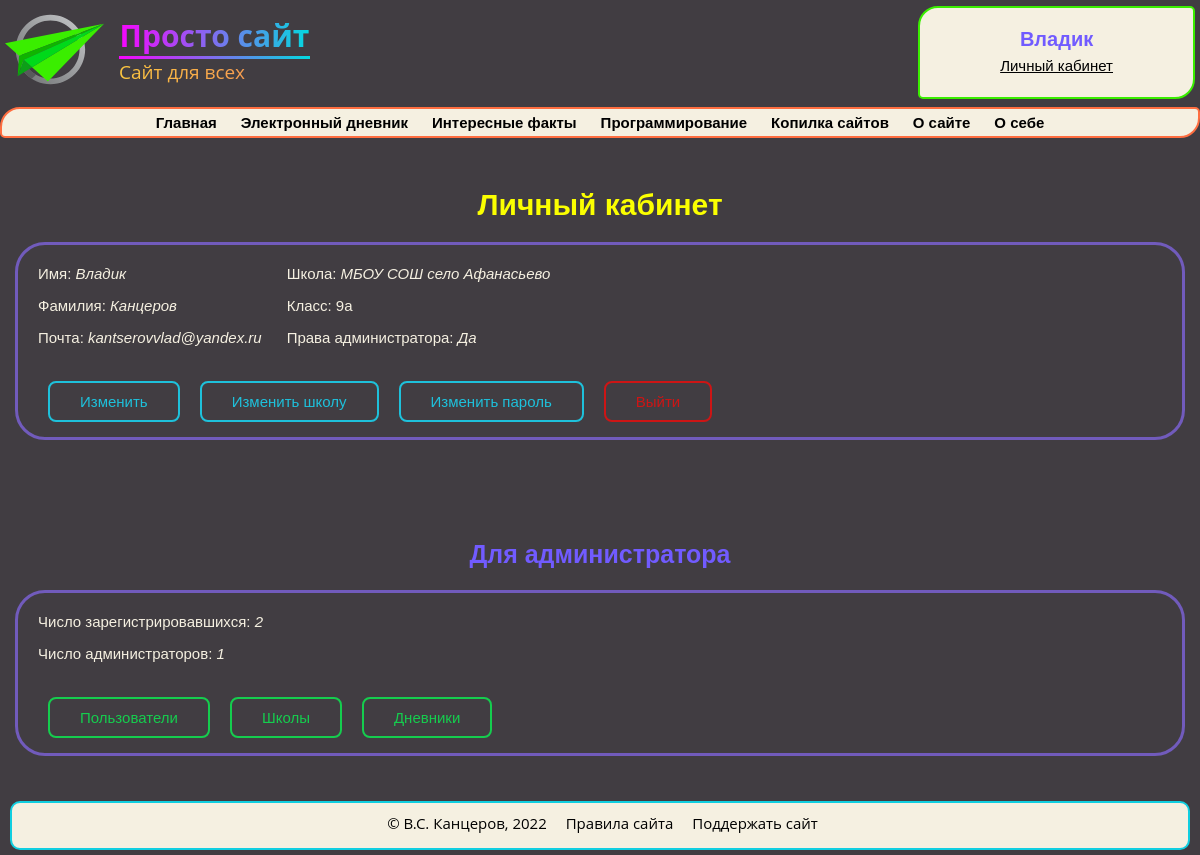
/personal (signed in), run on the app's committed database.
### data/users.py (models this page shows, shortened)
class User(SqlAlchemyBase, UserMixin):
    __tablename__ = 'users'
    id = sqlalchemy.Column(sqlalchemy.Integer, primary_key=True, autoincrement=True)
    name = sqlalchemy.Column(sqlalchemy.String, nullable=False)
    surname = sqlalchemy.Column(sqlalchemy.String, nullable=True)
    class_n_id = sqlalchemy.Column(sqlalchemy.Integer, sqlalchemy.ForeignKey("class_n.id"), nullable=True)
    school_id = sqlalchemy.Column(sqlalchemy.Integer, sqlalchemy.ForeignKey("schools.id"), nullable=True)
    email = sqlalchemy.Column(sqlalchemy.String,
                              index=True, unique=True, nullable=False)
    admin = sqlalchemy.Column(sqlalchemy.Boolean, default=False)
    hashed_password = sqlalchemy.Column(sqlalchemy.String, nullable=False)

### data/schools.py (models this page shows)
class School(SqlAlchemyBase, UserMixin):
    __tablename__ = 'schools'
    id = sqlalchemy.Column(sqlalchemy.Integer, primary_key=True, autoincrement=True)
    name = sqlalchemy.Column(sqlalchemy.String, nullable=False)

### data/class_n.py (models this page shows)
class Classes(SqlAlchemyBase, UserMixin):
    __tablename__ = 'class_n'
    id = sqlalchemy.Column(sqlalchemy.Integer, primary_key=True, autoincrement=True)
    name = sqlalchemy.Column(sqlalchemy.String, nullable=False)
    school_id = sqlalchemy.Column(sqlalchemy.Integer, sqlalchemy.ForeignKey("schools.id"))

### main.py (the view)
@app.route('/personal')
def personal_account():
    if current_user.is_authenticated:
        db_sess = db_session.create_session()
        school = db_sess.query(School).filter(current_user.school_id == School.id).first()
        class_n = db_sess.query(Classes).filter(current_user.class_n_id == Classes.id).first()
        if school is not None:
            school = school.name
        if class_n is not None:
            class_n = class_n.name
        if current_user.admin:
            info = list()
            info.append(('Число зарегистрировавшихся', len(db_sess.query(User).all())))
            info.append(('Число администраторов', len(db_sess.query(User).filter(User.admin).all())))
            return render_template('personal.html', school=school, class_n=class_n, info=info)
        return render_template('personal.html', school=school, class_n=class_n)
    return redirect('/login')

### data/db_session.py (called while the page is built)
def create_session() -> Session:
    global __factory
    return __factory()

### main.py (called while the page is built)
@login_manager.user_loader
def load_user(user_id):
    db_sess = db_session.create_session()
    return db_sess.query(User).get(user_id)

### templates/personal.html (shortened to what this page needs)
{% extends 'base.html' %}
{% block body %}
<h1>Личный кабинет</h1>
<div class="personal">
    <div class="div-flex">
        <div class="block-info">
            <p>Имя: <i>{{ current_user.name }}</i></p>
            <p>Фамилия: <i>{{ current_user.surname }}</i></p>
            <p>Почта: <i>{{ current_user.email }}</i></p>
        </div>
        <div class="block-info">
            {% if current_user.school_id %}
            <p>Школа: <i>{{ school }}</i></p>
            {% else %}
            <p>Школа: <i>Не указана</i></p>
            {% endif %}
            {% if current_user.class_n_id %}
            <p>Класс: {{ class_n }}</p>
            {% else %}
            <p>Класс: <i>Не указан</i></p>
            {% endif %}
            {% if current_user.admin %}
            <p>Права администратора: <i>Да</i></p>
            {% else %}
            <p>Права администратора: <i>Нет</i></p>
            {% endif %}
        </div>
    </div>
    <div class="div-flex">
        <a class="shine-button-blue" href="/change/info">Изменить</a>
        {% if current_user.school_id %}
        <a class="shine-button-blue" href="/set/school">Изменить школу</a>
        {% else %}
        <a class="shine-button" href="/set/school">Добавить школу</a>
        {% endif %}
        <a class="shine-button-blue" href="/change/password">Изменить пароль</a>
        <a class="shine-button-red" href="/logout">Выйти</a>
    </div>
</div>
{% if current_user.admin %}
<h2>Для администратора</h2>
<div class="personal">
    <div class="div-flex">
        <div class="block-info">
            {% for i in info %}
            <p> {{ i[0] }}: <i>{{i[1]}}</i></p>
            {% endfor %}
        </div>
    </div>
    <div class="div-flex">
        <a class="shine-button" href="/users">Пользователи</a>
        <a class="shine-button" href="/schools">Школы</a>
        <a class="shine-button" href="/diaries">Дневники</a>
    </div>
</div>
{% endif %}
{% endblock %}

### templates/base.html (shortened to what this page needs)
<!DOCTYPE html>
<html lang="ru">
<head>
    <link type="text/css" rel="stylesheet" href="{{ url_for('static', filename='css/main.css') }}"/>
</head>
<body>
<header id="header" class="header">
    <a href="/" id="logo" class="logo">
        <img src="/static/logo.svg"/>
        <div class="logo-text">
            <h1>Просто сайт</h1>
            <hr>
            <p>Сайт для всех</p>
        </div>
    </a>
    <div id="authorization" class="authorization">
        {% if current_user.is_authenticated %}
            <a href="/logout" class="empty_a">
                <h1> {{ current_user.name }} </h1>
            </a>
            <a href="/personal" class="empty_a">
                <p> Личный кабинет </p>
            </a>
        {% endif %}
    </div>
</header>
<section>
    <div id="nav">
        <ul class="menu animate__animated notshow" id="navbar">
            <a href="/">
                <li class="li1">Главная</li>
            </a>
            <a href="/homeworks">
                <li class="li1">Электронный дневник</li>
            </a>
            <a href="#">
                <li class="li1">Интересные факты</li>
            </a>
            <a href="#">
                <li class="li1">Программирование</li>
            </a>
            <a href="#">
                <li class="li1">Копилка сайтов</li>
            </a>
            <a href="#">
                <li class="li1">О сайте</li>
            </a>
            <a href="#">
                <li class="li1">О себе</li>
            </a>
        </ul>
    </div>
</section>
{% block body %}{% endblock %}
<footer id="footer" class="footer">
    <p>© В.С. Канцеров, 2022</p>
    <a href="#">Правила сайта </a>
    <a href="#">Поддержать сайт</a>
</footer>
</body>
</html>

### data on the page
User: name "Владик", surname "Канцеров", email "kantserovvlad@yandex.ru"
School: name "МБОУ СОШ село Афанасьево"
Classes: name "9а"

### other printed values
{{ i[0] }} "Число зарегистрировавшихся" "Число администраторов"
{{ i[1] }} "2" "1"
